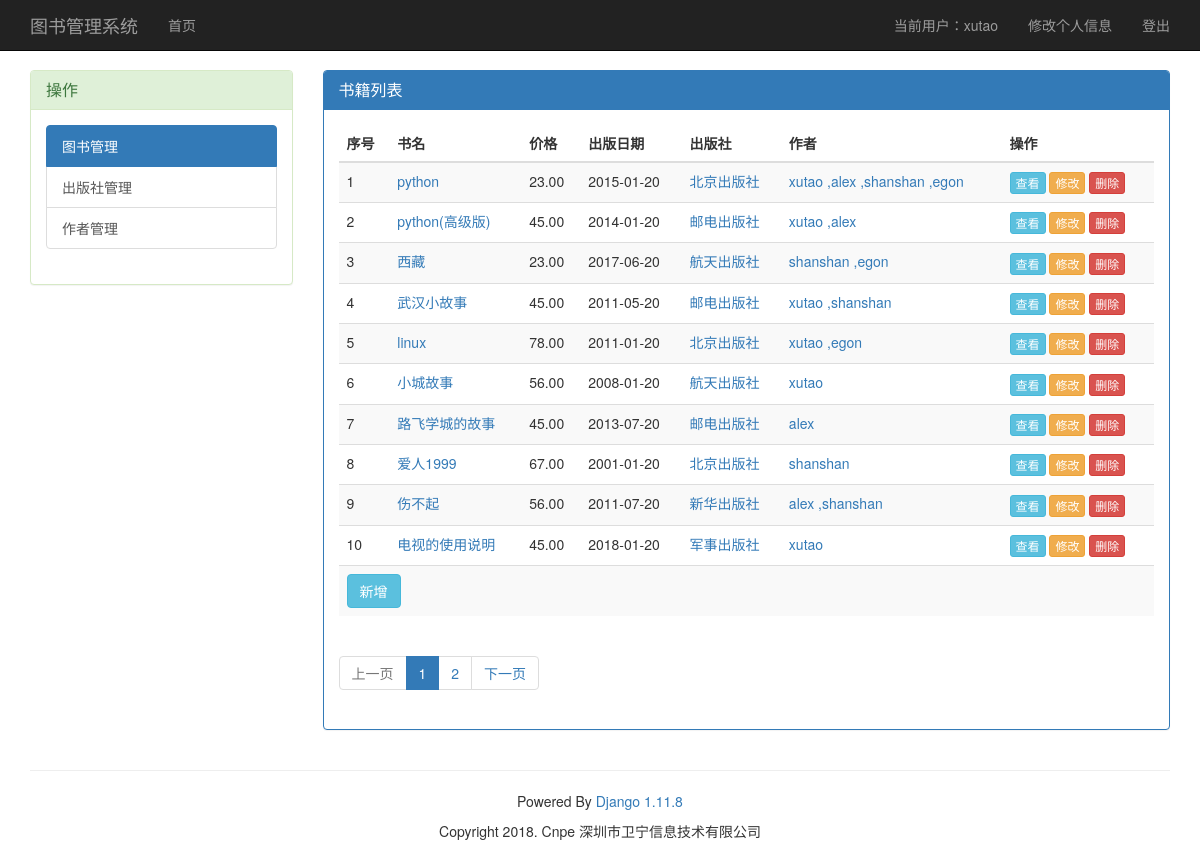
/manage/list/book/ (signed in), run on an earlier commit of the app's database.
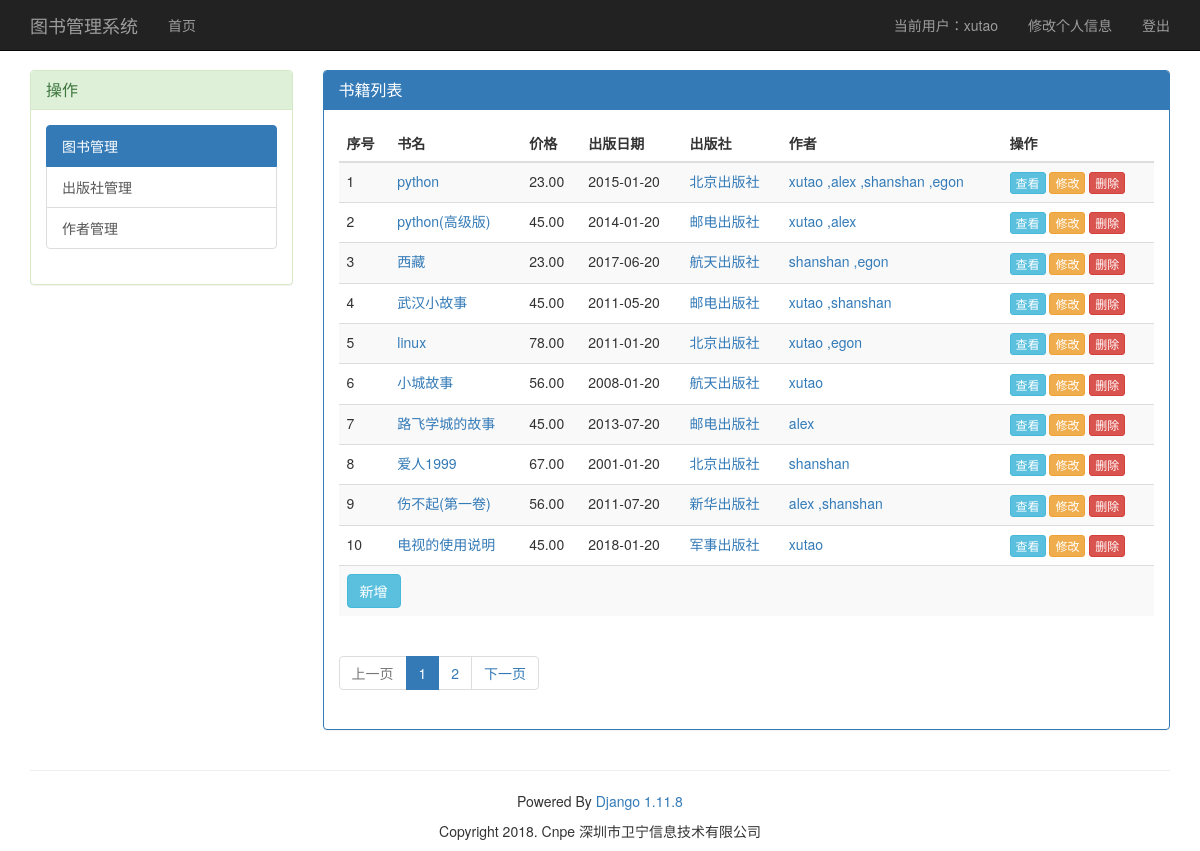
And on a later commit of the database.
### book_app/models.py (models this page shows, shortened)
class Book(models.Model):
    nid = models.AutoField(primary_key=True)
    title = models.CharField(verbose_name="书名",max_length=32)
    price = models.DecimalField(verbose_name="价格",max_digits=10,decimal_places=2)
    date = models.DateField(verbose_name="出版日期",default="2018-01-20")
    publish = models.ForeignKey(verbose_name="出版社",to="Publish",to_field="nid", on_delete=models.CASCADE)
    authors = models.ManyToManyField("Author")

class Publish(models.Model):
    nid = models.AutoField(primary_key=True)
    title = models.CharField(max_length=50,verbose_name='名称')
    address = models.CharField(max_length=255,verbose_name='地址')
    def __str__(self):
        return self.title

### book_app/views.py (the view)
# urls.py: url(r'^list/(?P<model_type>\w+)', book_views.list_handle),
@login_required
def list_handle(request, model_type):
    try:
        str_model = getattr(hmodels, model_type.capitalize())
        current_page = int(request.GET.get("page", 1))
        book_all = str_model.objects.all().order_by('nid')
        paginator = CustomPagination(current_page, "/manage/list/%s/" % model_type, book_all, settings.PAGE_ROW_NUM)
        list_name = '%s_list' % model_type
        return render(request, '%s.html' % model_type, {list_name: paginator.res_list, 'page_html': paginator.html})
    except AttributeError:
        return redirect('/index/')

### book_app/models.py (called while the page is built)
    def __str__(self):
        return self.username

    def __str__(self):
        return self.name

### book_app/templates/book.html (shortened to what this page needs)
{% extends 'base.html' %}
{% block content %}
    <div class="col-md-3 sidebar">
        <div class="panel panel-success">
            <div class="panel-heading">
                <h3 class="panel-title">操作</h3>
            </div>
            <div class="panel-body">
                <div class="list-group">
                    <a href="/manage/list/book/" class="list-group-item active">图书管理</a>
                    <a href="/manage/list/publish/" class="list-group-item">出版社管理</a>
                    <a href="/manage/list/author/" class="list-group-item">作者管理</a>
                </div>
            </div>
        </div>
    </div>
    <div class="col-md-9">
        <div class="panel panel-primary">
            <div class="panel-heading">
                <h3 class="panel-title">书籍列表</h3>
            </div>
            <div class="panel-body">
                <table class="table table-striped">
                    <thead>
                    <tr>
                        <th>序号</th>
                        <th>书名</th>
                        <th>价格</th>
                        <th>出版日期</th>
                        <th>出版社</th>
                        <th>作者</th>
                        <th>操作</th>
                    </tr>
                    </thead>
                    <tbody>
                    {% for book in book_list %}
                        <tr>
                        <td>{{ forloop.counter }}</td>
                        <td><a href="/manage/info/book/{{ book.nid }}" title="点击查看详细信息">{{ book.title }}</a></td>
                        <td>{{ book.price }}</td>
                        <td>{{ book.date.isoformat }}</td>
                        <td><a href="/manage/info/publish/{{ book.publish.nid }}">{{ book.publish }}</a></td>
                        <td>{% for author in book.authors.all %}
                                    <a href="/manage/info/author/{{ author.nid }}">
                                        {% if forloop.first %}{{ author }}{% else %},{{ author }}
                                        {% endif %}</a>
                            {% endfor %}
                        </td>
                        <td>
                            <a href="/manage/info/book/{{ book.nid }}"><button class="btn btn-info btn-xs">查看</button></a>
                            <a href="/manage/update/book/{{ book.nid }}"><button class="btn btn-warning btn-xs">修改</button></a>
                            <button class="btn btn-danger btn-xs delete-btn" bt_value="{{ book.nid }}">删除</button>
                        </td>
                        </tr>
                        {% empty %}
                        <tr>
                            <td colspan="7">没有找到相关信息</td>
                        </tr>
                    {% endfor %}
                    <tr>
                            <td colspan="7">
                                <a href="/manage/add/book/"><button class="btn btn-info">新增</button></a>
                            </td>
                        </tr>
                    </tbody>
                </table>
                <ul class="pagination">
                    {{ page_html }}
                  </ul>
            </div>
        </div>
    </div>
{% endblock %}

What changed in the data, as far as the page shows it:
changed Book "新华出版社": title "伤不起" → "伤不起(第一卷)"
